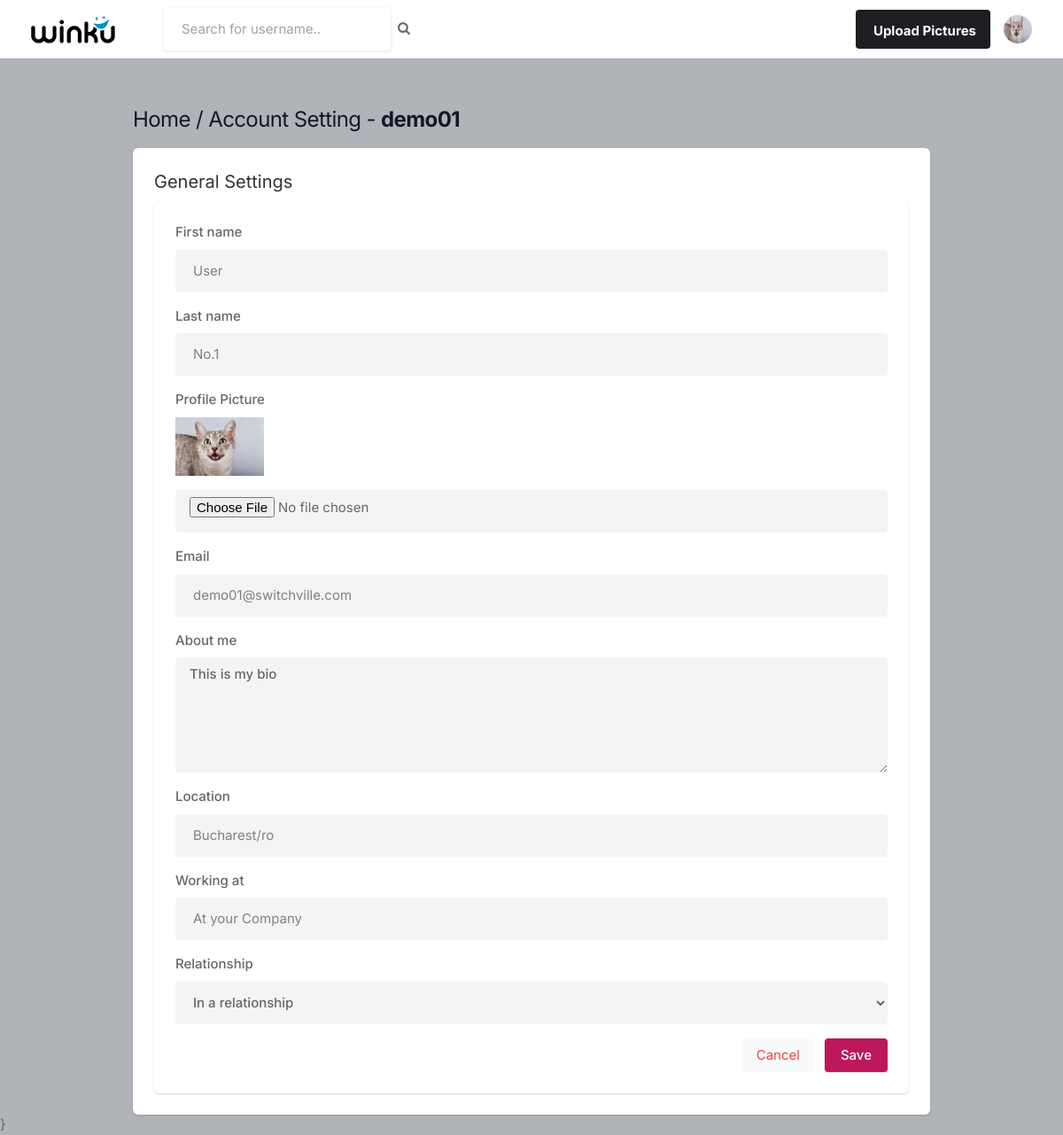
Screenshot of /settings (signed in) with the database file from the repository.
### core/models.py (models this page shows, shortened)
class Profile(models.Model):
    user = models.OneToOneField(User, on_delete=models.CASCADE)
    id_user = models.IntegerField()
    first_name = models.CharField(max_length=55)
    last_name = models.CharField(max_length=55)
    bio = models.TextField(blank=True)
    profile_img = models.ImageField(upload_to='profile_images', default='blank_profile_picture.jpg')
    location = models.CharField(max_length=100, blank=True)
    working_at = models.CharField(max_length=100, blank=True)
    relationship = models.CharField(max_length=20, choices=[
        ('0', 'None'),
        ('1', 'Single'),
        ('2', 'In a relationship'),
        ('3', 'Married'),
        ('4', 'Engaged'),
    ], default='0')

### core/views.py (the view, shortened to what this page needs)
# urls.py: path("settings", views.settings, name="settings"),
@login_required(login_url='signin')
def settings(request):
    user_profile = Profile.objects.get(user=request.user)
    return render(request, "setting.html", {'user_profile': user_profile})

### templates/setting.html (shortened to what this page needs)
{% extends 'base.html' %}
{% load static %}
{% block content %}
<div class="container mx-auto">
    <h1 class="text-2xl leading-none text-gray-900 tracking-tight mt-3">
        <a href="{% url 'index' %}"> Home / Account Setting - <b>{{ user_profile.user.username }}</b></a>
    </h1>
    <div style="margin-top: 20px" class="bg-white rounded-md shadow col-span-2 p-6 w-full lg:w-3/4">
        <div>
            <h3 class="text-xl mb-2">General Settings</h3>
        </div>
        <form action="" method="post" enctype="multipart/form-data">
            <div class="bg-white rounded-md shadow col-span-2 p-6">
                <label for="first_name">First name</label>
                <input type="text" id="first_name" name="first_name" placeholder="Your name.." class="shadow-none bg-gray-100 w-full py-2 px-4 mb-4" value="{{ user_profile.user.first_name }}">
                <label for="last_name">Last name</label>
                <input type="text" id="last_name" name="last_name" placeholder="Your name.." class="shadow-none bg-gray-100 w-full py-2 px-4 mb-4" value="{{ user_profile.user.last_name }}">
                <label for="profile_picture">Profile Picture</label>
                <img width="100" height="100" src="{{ user_profile.profile_img.url }}" class="mb-4"/>
                <input type="file" id="profile_picture" name="profile_picture" class="shadow-none bg-gray-100 w-full py-2 px-4 mb-4">
                <label for="email">Email</label>
                <input type="text" id="email" name="email" placeholder="Your email.." class="shadow-none bg-gray-100 w-full py-2 px-4 mb-4" value="{{ user_profile.user.email }}">
                <label for="about">About me</label>
                <textarea id="about" name="bio" rows="3" class="shadow-none bg-gray-100 w-full py-2 px-4 mb-4">{{ user_profile.bio }}</textarea>
                <label for="location">Location</label>
                <input type="text" id="location" name="location" placeholder="Your location.." class="shadow-none bg-gray-100 w-full py-2 px-4 mb-4" value="{{ user_profile.location }}">
                <label for="working_at">Working at</label>
                <input type="text" id="working_at" name="working_at" placeholder="Your workplace.." class="shadow-none bg-gray-100 w-full py-2 px-4 mb-4" value="{{ user_profile.working_at }}">
                <label for="relationship">Relationship</label>
                <select id="relationship" name="relationship" class="shadow-none bg-gray-100 w-full py-2 px-4 mb-4">
                    <option value="2" {% if user_profile.relationship == '2' %}selected{% endif %}>In a relationship</option>
                </select>
                <div class="flex justify-end space-x-3">
                    <a href="{% url 'index' %}" class="p-2 px-4 rounded bg-gray-50 text-red-500">Cancel</a>
                    <button type="submit" class="button bg-blue-700">Save</button>
                </div>
            </div>
        </form>
    </div>
</div>
{% endblock %}

### templates/navbar.html (shortened to what this page needs)
{% load static %}
<!DOCTYPE html>
<html lang="en">
<head>
</head>
<body>
<header style="padding: 5px">
    <div class="header_inner flex justify-between items-center">
        <div style="margin-right: 55px" class="logo">
            <a href="{% url 'index' %}">
                <img href="/" src="{% static 'logo.png' %}" alt="Logo">
            </a>
        </div>
        <div class="search-form flex items-center">
            <form action="/search" method="POST" class="flex items-center">
                <input type="text" name="username" placeholder="Search for username.." class="mr-2">
                <button type="submit" class="search-button"><i class="fa fa-search fa-1x"></i></button>
            </form>
        </div>
        <div class="right-side flex items-center">
            <a href="#" class="upload-button bg-pink-500 hover:bg-pink-600 text-white font-bold py-2 px-4 rounded">
                Upload Pictures
            </a>
            <a href="#">
                <img src="{{ user_profile.profile_img.url }}" class="header-avatar" alt="">
            </a>
        </div>
    </div>
</header>
</body>
</html>

### rows the page displays
Profile: profile_img (picture), user.username "demo01", first_name "User", last_name "No.1", email "demo01@switchville.com", bio "This is my bio", location "Bucharest/ro", working_at "At your Company", relationship "In a relationship"
